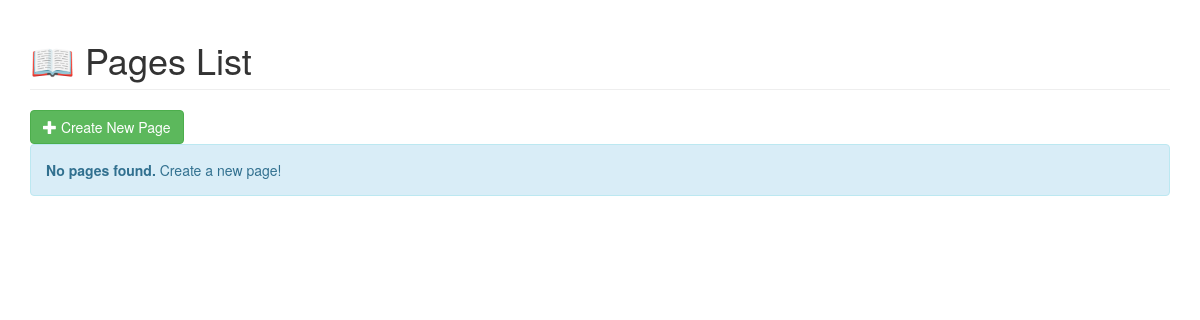
The app's page /admin/pages (signed in), older data.
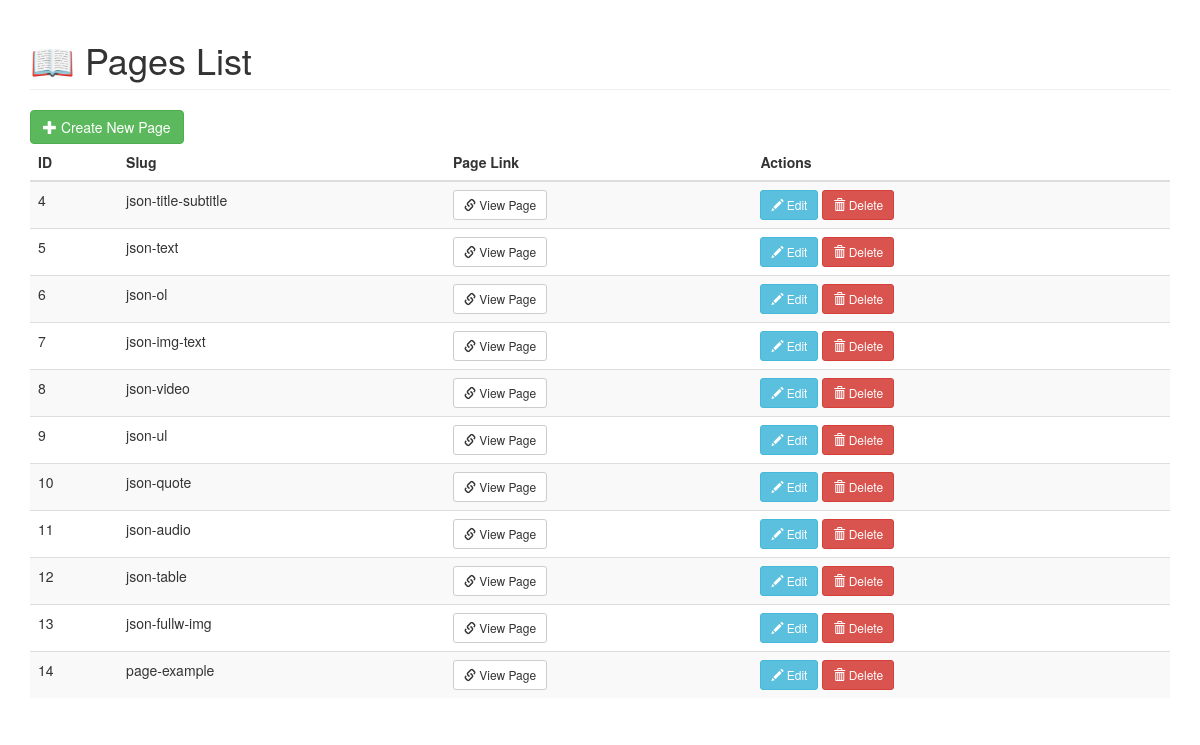
The same page, newer data.
### models.py (models this page shows, shortened)
class Page(db.Model):
    id = db.Column(db.Integer, primary_key=True)
    slug = db.Column(db.String(100), unique=True, nullable=False)
    title = db.Column(db.String(255), nullable=False)
    content = db.Column(db.Text, nullable=False)  # Здесь можно хранить JSON

### routes.py (the view)
@app_routes.route('/admin/pages', methods=['GET'])
@login_required
def pages_list():
    pages = Page.query.all()
    return render_template('pages_list.html', pages=pages)

### admin.py (called while the page is built)
@login_manager.user_loader
def load_user(user_id):
    return User.query.get(int(user_id))

### app.py (called while the page is built)
@app.before_request
def log_form_data():
    if request.method == 'POST':
        print(f"Form data: {request.form}")
        app.logger.debug(f"Form data: {request.form}")

### templates/pages_list.html (shortened to what this page needs)
<!DOCTYPE html>
<html lang="en">
<head>
    <link rel="stylesheet" href="https://maxcdn.bootstrapcdn.com/bootstrap/3.4.1/css/bootstrap.min.css">
</head>
<body>
    <div class="container">
        <h1 class="page-header">📖 Pages List</h1>
        <div class="mb-3">
            <a href="{{ url_for('app_routes.create_page') }}" class="btn btn-success">
                <span class="glyphicon glyphicon-plus"></span> Create New Page
            </a>
        </div>
        {% if pages %}
            <table class="table table-striped">
                <thead>
                    <tr>
                        <th>ID</th>
                        <th>Slug</th>
                        <th>Page Link</th>
                        <th>Actions</th>
                    </tr>
                </thead>
                <tbody>
                    {% for page in pages %}
                        <tr>
                            <td>{{ page.id }}</td>
                            <td>{{ page.slug }}</td>
                            <td>
                                <a href="{{ url_for('app_routes.show_page', slug=page.slug) }}" target="_blank" class="btn btn-default btn-sm">
                                    <span class="glyphicon glyphicon-link"></span> View Page
                                </a>
                            </td>
                            <td>
                                <a href="{{ url_for('app_routes.edit_page', id=page.id) }}" class="btn btn-info btn-sm">
                                    <span class="glyphicon glyphicon-pencil"></span> Edit
                                </a>
                                <form method="POST" action="{{ url_for('app_routes.delete_page', id=page.id) }}"
                                      style="display:inline;"
                                      onsubmit="return confirm('Are you sure you want to delete this page?');">
                                    <button type="submit" class="btn btn-danger btn-sm">
                                        <span class="glyphicon glyphicon-trash"></span> Delete
                                    </button>
                                </form>
                            </td>
                        </tr>
                    {% endfor %}
                </tbody>
            </table>
        {% else %}
            <div class="alert alert-info">
                <strong>No pages found.</strong> Create a new page!
            </div>
        {% endif %}
    </div>
</body>
</html>

Row changes from the older to the newer data that the page shows:
added Page: id "4", slug "json-title-subtitle"
added Page: id "5", slug "json-text"
added Page: id "6", slug "json-ol"
added Page: id "7", slug "json-img-text"
added Page: id "8", slug "json-video"
added Page: id "9", slug "json-ul"
added Page: id "10", slug "json-quote"
added Page: id "11", slug "json-audio"
added Page: id "12", slug "json-table"
added Page: id "13", slug "json-fullw-img"
added Page: id "14", slug "page-example"
Text that changed along with them:
text no longer shown: "No pages found. Create a new page!"
text now shown: "ID Slug Page Link Actions"
